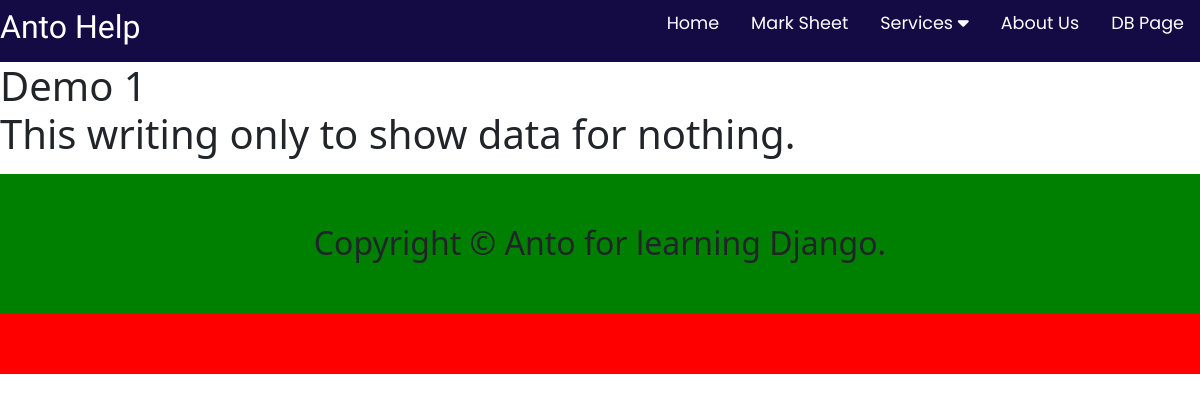
The page /serviceDetails/demo-1 on the database its author committed.
### service/models.py (models this page shows)
class Service(models.Model):
    service_icon = models.CharField(max_length=50)
    service_title = models.CharField(max_length=50)
    service_des = models.TextField()
    service_slug = AutoSlugField(populate_from = 'service_title' , unique = True , null= True , default = None)

### myDjangoLearningProject/views.py (the view)
# urls.py: path('serviceDetails/<service_slug>' , views.serviceDetails , name = 'serviceDetails'),
def serviceDetails(request , service_slug):
    print("This is service id ",service_slug)
    serviceDetails = Service.objects.get(service_slug = service_slug)
    data = {
        'serviceDetails' : serviceDetails
    }
    return render(request , "serviceDetails.html" , data)

### Templates/serviceDetails.html (shortened to what this page needs)
{% extends "base.html" %}
{% block content %}
  <body>
    <h1> {{ serviceDetails.service_title }}
    <p> {{ serviceDetails.service_des | safe }} </p>
</body>
{% endblock content %}

### static/style.css (style rules this page uses)
* { margin: 0; padding: 0; box-sizing: border-box; }
body { background-color: rgb(110, 128, 122); }

### rows shown on the page
Service: service_title "Demo 1", service_des "This writing only to show data for nothing."
